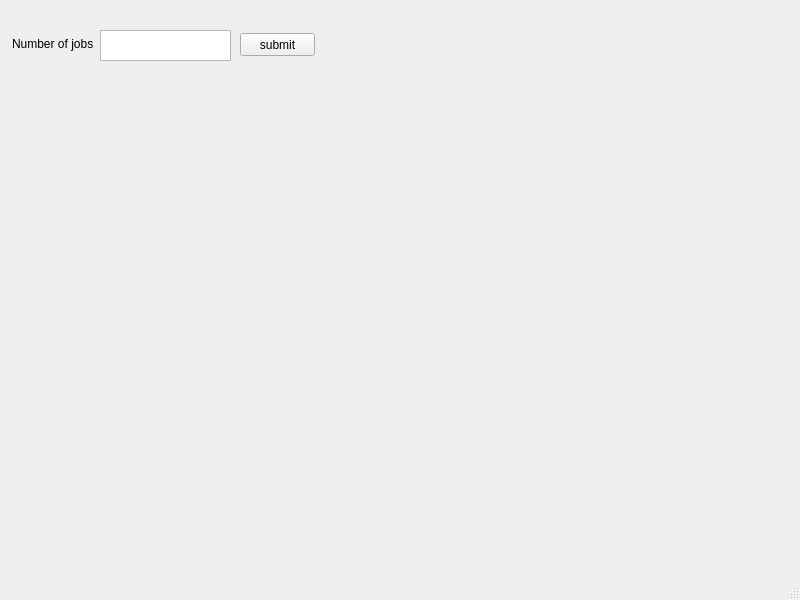
<?xml version="1.0" encoding="UTF-8"?>
<ui version="4.0">
 <class>MainWindow</class>
 <widget class="QMainWindow" name="MainWindow">
  <property name="geometry">
   <rect>
    <x>0</x>
    <y>0</y>
    <width>800</width>
    <height>600</height>
   </rect>
  </property>
  <property name="windowTitle">
   <string>MainWindow</string>
  </property>
  <widget class="QWidget" name="centralwidget">
   <widget class="QPushButton" name="sizeSubmit">
    <property name="geometry">
     <rect>
      <x>240</x>
      <y>33</y>
      <width>75</width>
      <height>23</height>
     </rect>
    </property>
    <property name="text">
     <string>submit</string>
    </property>
   </widget>
   <widget class="QTextEdit" name="size">
    <property name="geometry">
     <rect>
      <x>100</x>
      <y>30</y>
      <width>131</width>
      <height>31</height>
     </rect>
    </property>
   </widget>
   <widget class="QLabel" name="label">
    <property name="geometry">
     <rect>
      <x>12</x>
      <y>36</y>
      <width>81</width>
      <height>16</height>
     </rect>
    </property>
    <property name="text">
     <string>Number of jobs</string>
    </property>
   </widget>
  </widget>
  <widget class="QMenuBar" name="menubar">
   <property name="geometry">
    <rect>
     <x>0</x>
     <y>0</y>
     <width>800</width>
     <height>21</height>
    </rect>
   </property>
  </widget>
  <widget class="QStatusBar" name="statusbar"/>
 </widget>
 <resources/>
 <connections/>
</ui>
